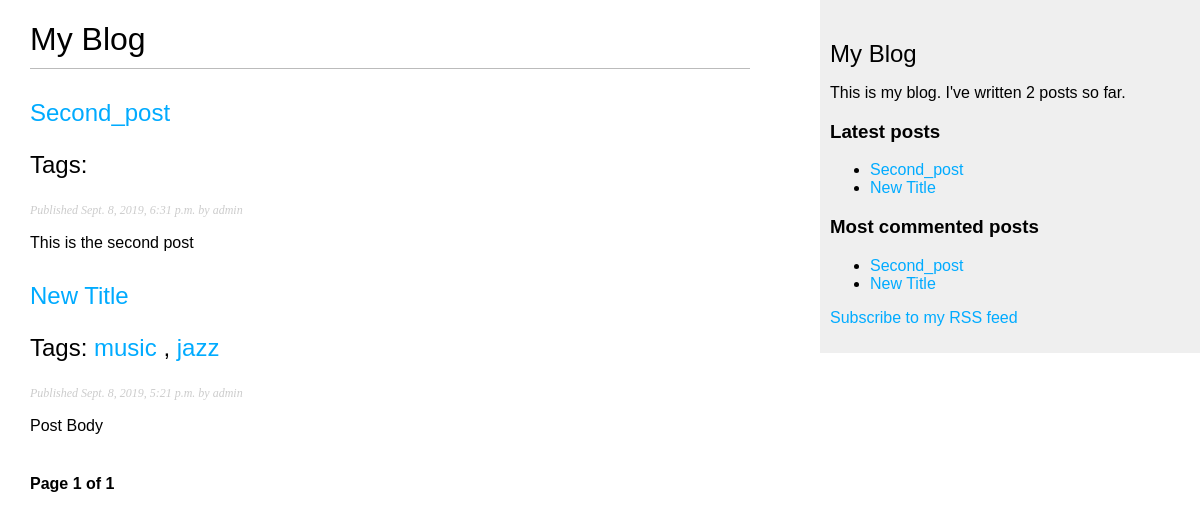
Screenshot of /blog/ with the database file from the repository.
### blog/models.py (models this page shows, shortened)
class Post(models.Model):
    STATUS_CHOICES = (
        ('draft', 'Draft'),
        ('published', 'Published'),
    )
    tags = TaggableManager()
    objects = models.Manager()
    published = PublishedManager()
    title = models.CharField( max_length=250)
    slug = models.SlugField(max_length=250,
                            unique_for_date='publish')
    author = models.ForeignKey(User,
                                on_delete=models.CASCADE,
                                related_name='blog_posts')
    body = models.TextField()
    publish = models.DateTimeField(default=timezone.now)
    created = models.DateTimeField(auto_now_add=True)
    updated = models.DateTimeField(auto_now=True)
    status = models.CharField(max_length=50,
                                choices=STATUS_CHOICES,
                                default='draft')
    def get_absolute_url(self):
        return reverse("blog:post_detail",
                        args= [
                            self.publish.year,
                            self.publish.month,
                            self.publish.day,
                            self.slug
                        ])
    class Meta:
        ordering = ('-publish',)

### blog/views.py (the view)
# urls.py: path('', views.post_list, name='post_list'),
def post_list(request, tag_slug=None):
    object_list = Post.published.all()
    tag = None
    if tag_slug:
        tag = get_object_or_404(Tag, slug=tag_slug)
        object_list = object_list.filter(tags__in=[tag])
    paginator = Paginator(object_list, 3) # # posts in each page
    page = request.GET.get('page')
    try:
        posts = paginator.page(page)
    except PageNotAnInteger:
        posts = paginator.page(1)
    except EmptyPage:
        posts = paginator.page(paginator.num_pages)
    return render(request,
                'blog/post/list.html',
                {'page':page ,
                'posts': posts,
                'tag':tag})

### blog/models.py (called while the page is built)
    def get_queryset(self):
        return super(PublishedManager,
                    self).get_queryset()\
                        .filter(status='published')

### blog/templatetags/blog_tags.py (called while the page is built)
@register.simple_tag
def total_posts():
    return Post.published.count()

@register.inclusion_tag('blog/post/latest_posts.html')
def show_latest_posts(count=5):
    latest_posts = Post.published.order_by('-publish')[:count]
    return {'latest_posts': latest_posts}

@register.simple_tag
def get_most_commented_posts(count=5):
    return Post.published.annotate(
                total_comments=Count('comments')
            ).order_by('-total_comments')[:count]

### blog/templates/blog/post/list.html (shortened to what this page needs)
{% extends 'blog/base.html' %}
{% block content %}
<h1>My Blog</h1>
{% for post in posts %}
    <h2>
        <a href="{{ post.get_absolute_url }}">
            {{ post.title }}
        </a>
        <p class="tags">Tags:
            {% for tag in post.tags.all  %}
            <a href="{% url "blog:post_list_by_tag" tag.slug %}">
            {{ tag.name }}
            </a>
            {% if not forloop.last %}, {% endif %}
            {% endfor %}
        </p>
    </h2>
    <p class="date">
        Published {{ post.publish }} by {{ post.author }}
    </p>
    {{ post.body|truncatewords:30|linebreaks }}
{% endfor %}
{% include "pagination.html" with page=posts %}
{% endblock content %}

### blog/templates/blog/base.html (shortened to what this page needs)
{% load static %}
{% load blog_tags %}
<!DOCTYPE html>
<html lang="en">
<head>
    <link rel="stylesheet" href="{% static 'css/blog.css' %}">
</head>
<body>
    <div id="content">
        {% block content %}
        {% endblock %}
    </div>
    <div id="sidebar">
        <h2>My Blog</h2>
            <p>This is my blog. I've written {% total_posts %} posts so far.</p>
        <h3>Latest posts</h3>
        {% show_latest_posts 3 %}
        <h3>Most commented posts </h3>
        {% get_most_commented_posts as most_commented_posts %}
        <ul>
            {% for post in most_commented_posts %}
                <li>
                <a href="{{ post.get_absolute_url}}">{{post.title}}</a>
                </li>
            {% endfor %}
        </ul>
        <p><a href="{% url 'blog:post_feed' %}">Subscribe to my RSS feed</a><p>
    </div>
</body>
</html>

### blog/templates/blog/post/latest_posts.html
<ul>
    {% for post in latest_posts %}
    <li>
        <a href="{{ post.get_absolute_url }}">{{ post.title }}</a>
    </li>
    {% endfor %}
</ul>

### blog/static/css/blog.css (style rules this page uses)
body { margin:0; padding:0; font-family:helvetica, sans-serif; }
a { color:#00abff; text-decoration:none; }
h1 { font-weight:normal; border-bottom:1px solid #bbb; padding:0 0 10px 0; }
h2 { font-weight:normal; margin:30px 0 0; }
#content { float:left; width:60%; padding:0 0 0 30px; }
#sidebar { float:right; width:30%; padding:10px; background:#efefef; height:100%; }
p.date { color:#ccc; font-family: georgia, serif; font-size: 12px; font-style: italic; }

### rows the page displays
Post: title "Second_post", publish "Sept. 8, 2019, 6:31 p.m.", author "admin", body "This is the second post"
Post: title "New Title", publish "Sept. 8, 2019, 5:21 p.m.", author "admin", body "Post Body"
Tag: name "music"
Tag: name "jazz"

### other values shown
{{ page.number }} "1"
{{ page.paginator.num_pages }} "1"
